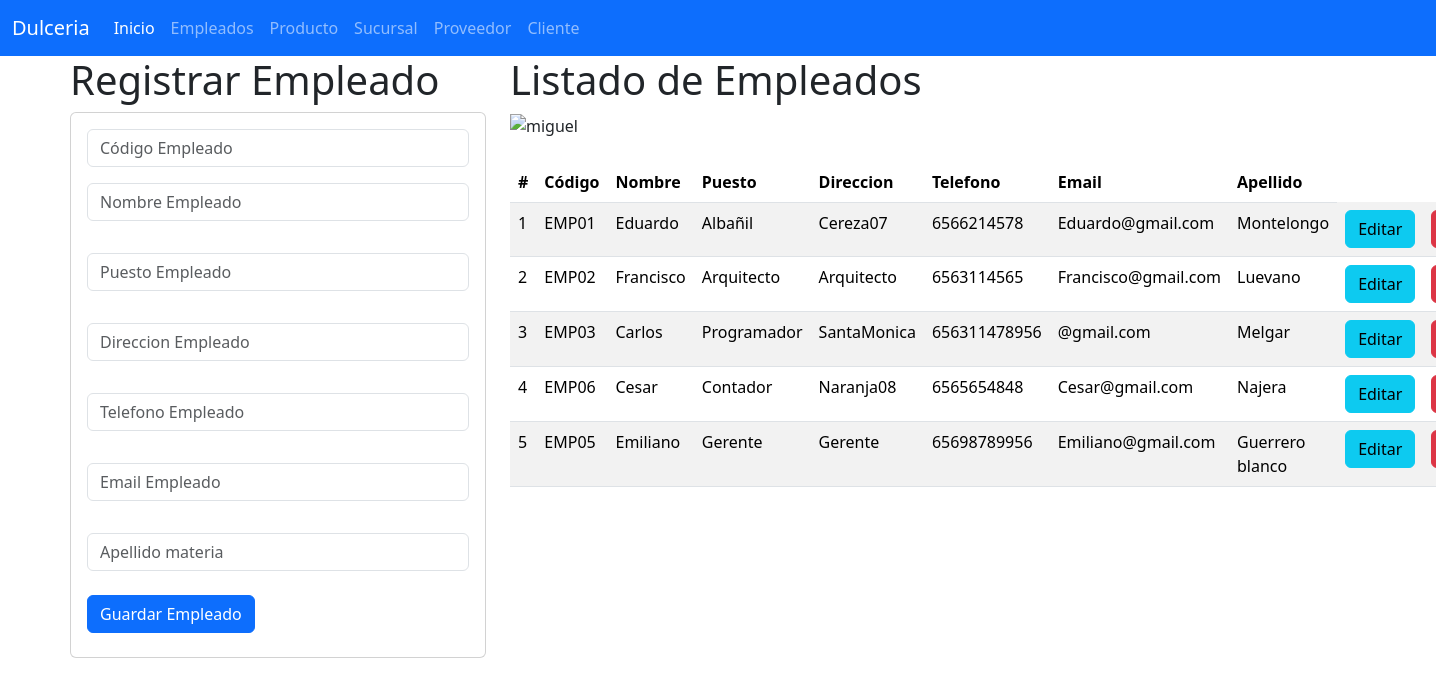
/Empleado, run on the app's committed database.
### empleado_app/models.py (models this page shows, shortened)
class Empleado(models.Model):
    codigo=models.CharField(primary_key=True,max_length=6)
    nombre=models.CharField(max_length=100)
    puesto=models.CharField(max_length=100)
    direccion=models.CharField(max_length=100)
    telefono=models.CharField(max_length=100)
    email=models.CharField(max_length=100)
    apellido=models.CharField(max_length=100)

### empleado_app/views.py (the view)
# urls.py: path("Empleado",views.inicio_vistaEmpleado, name="Empleado"),
def inicio_vistaEmpleado(request):
    losnegocios=Empleado.objects.all()
    return render(request,"gestionarNegocio.html",{"misnegocios":losnegocios})

### empleado_app/templates/gestionarNegocio.html (shortened to what this page needs)
{% extends "base.html" %}
{% block cuerpo %}
  {% load static %}
<div class="row">
  <div class="col-sm-12 col-md-4 col-lg-4 xl-4">
    <h1>Registrar Empleado</h1>
    <div class="card">
      <div class="card-body">
        <form action="registrarEmpleado/" method="POST">
          <div class="form-group">
            <input type="text" id="txtcodigo" name="txtcodigo" class="form-control"
            placeholder="Código Empleado" minlength="1" maxlength="6" required>
          </div>
          <div class="form-group py-3">
            <input type="text" id="txtnombre" name="txtnombre" class="form-control"
            placeholder="Nombre Empleado" maxlength="100" required>
          </div>
          <div class="form-group py-3">
            <input type="text" id="txtpuesto" name="txtpuesto" class="form-control"
            placeholder="Puesto Empleado" maxlength="100" required>
          </div>
          <div class="form-group py-3">
            <input type="text" id="txtdireccion" name="txtdireccion" class="form-control"
            placeholder="Direccion Empleado" maxlength="100" required>
          </div>
          <div class="form-group py-3">
            <input type="text" id="txttelefono" name="txttelefono" class="form-control"
            placeholder="Telefono Empleado" maxlength="100" required>
          </div>
          <div class="form-group py-3">
            <input type="text" id="txtemail" name="txtemail" class="form-control"
            placeholder="Email Empleado" maxlength="100" required>
          </div>
          <div class="form-group py-3">
            <input type="text" id="txtapellido" name="txtapellido" class="form-control"
            placeholder="Apellido materia" maxlength="100" required>
          </div>
          <div class="form-group py-2">
            <button type="submit" class="btn btn-primary">Guardar Empleado</button>
          </div>
        </form>
      </div>
    </div>
  </div>
  <div class="col-sm-12 col-md-8 col-lg-8 xl-8">
    <h1>Listado de Empleados</h1>
    <img class="w-50" src="{% static "img/inventario.jpg" %}" alt="miguel" width="100" height="200"/>
    <br>
    <br>
    <table class="table table-striped">
      <thead>
        <tr>
          <th scope="col">#</th>
          <th scope="col">Código</th>
          <th scope="col">Nombre</th>
          <th scope="col">Puesto</th>
          <th scope="col">Direccion</th>
          <th scope="col">Telefono</th>
          <th scope="col">Email</th>
          <th scope="col">Apellido</th>
        </tr>
      </thead>
      <tbody>
        {% for m in misnegocios %}
        <tr>
          <td>{{ forloop.counter }}</td>
          <td>{{ m.codigo }}</td>
          <td>{{ m.nombre }}</td>
          <td>{{ m.puesto }}</td>
          <td>{{ m.direccion }}</td>
          <td>{{ m.telefono }}</td>
          <td>{{ m.email }}</td>
          <td>{{ m.apellido }}</td>
          <td><a href="seleccionarEmpleado/{{ m.codigo }}" class="btn btn-info">Editar</a></td>
          <td><a href="borrarEmpleado/{{ m.codigo }}" class="btn btn-danger">Borrar</a></td>
        </tr>
        {% endfor %}
      </tbody>
    </table>
  </div>
</div>
{% endblock %}

### data on the page
Empleado: codigo "EMP01", nombre "Eduardo", puesto "Albañil", direccion "Cereza07", telefono "6566214578", email "Eduardo@gmail.com", apellido "Montelongo"
Empleado: codigo "EMP02", nombre "Francisco", puesto "Arquitecto", direccion "Arquitecto", telefono "6563114565", email "Francisco@gmail.com", apellido "Luevano"
Empleado: codigo "EMP03", nombre "Carlos", puesto "Programador", direccion "SantaMonica", telefono "656311478956", email "@gmail.com", apellido "Melgar"
Empleado: codigo "EMP06", nombre "Cesar", puesto "Contador", direccion "Naranja08", telefono "6565654848", email "Cesar@gmail.com", apellido "Najera"
Empleado: codigo "EMP05", nombre "Emiliano", puesto "Gerente", direccion "Gerente", telefono "65698789956", email "Emiliano@gmail.com", apellido "Guerrero blanco"
